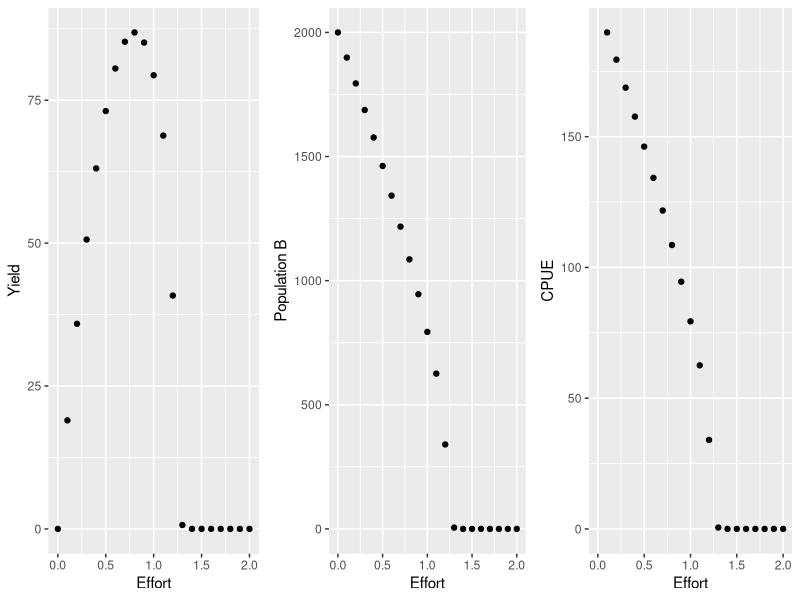
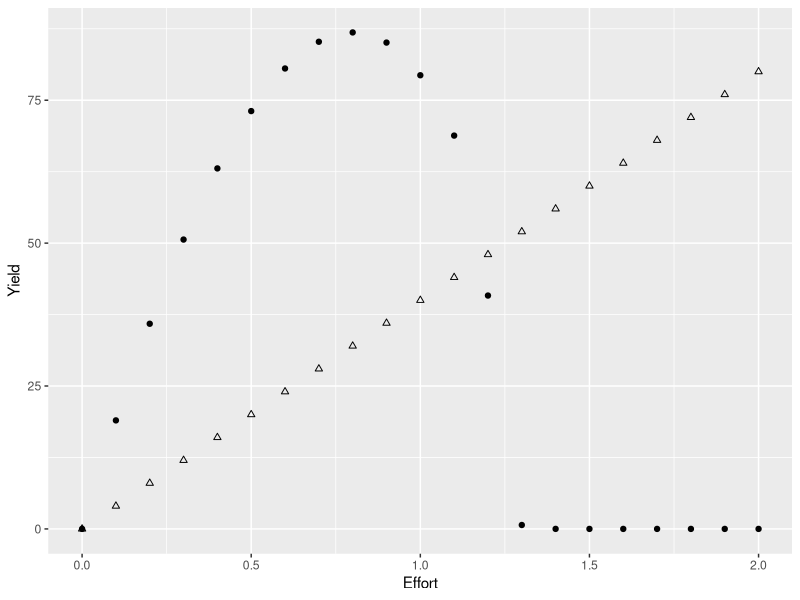
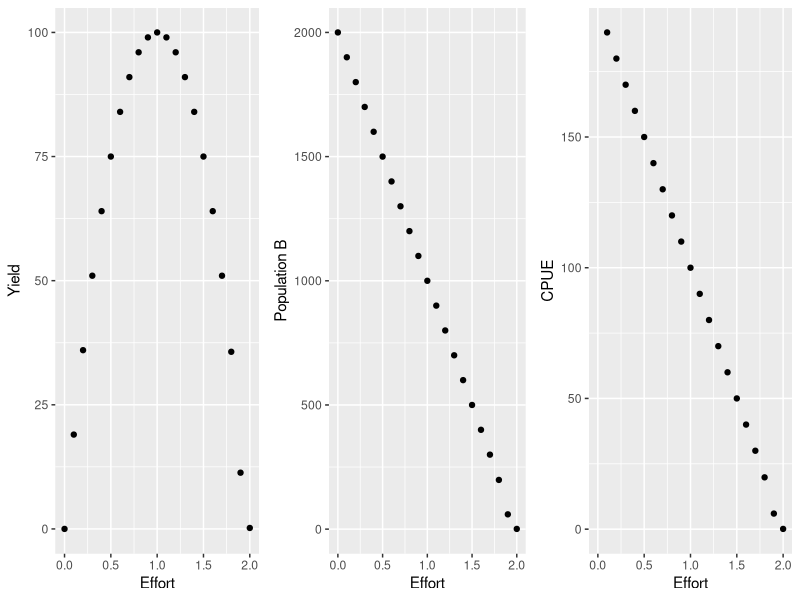
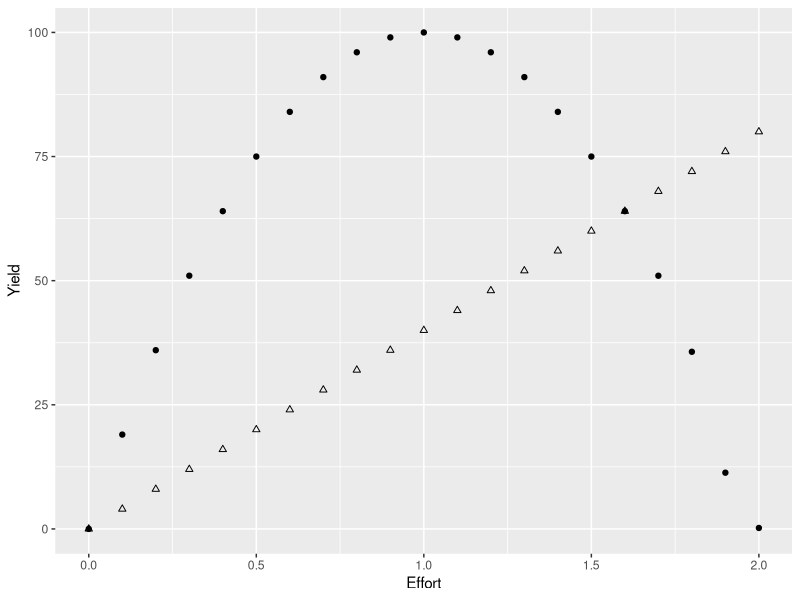
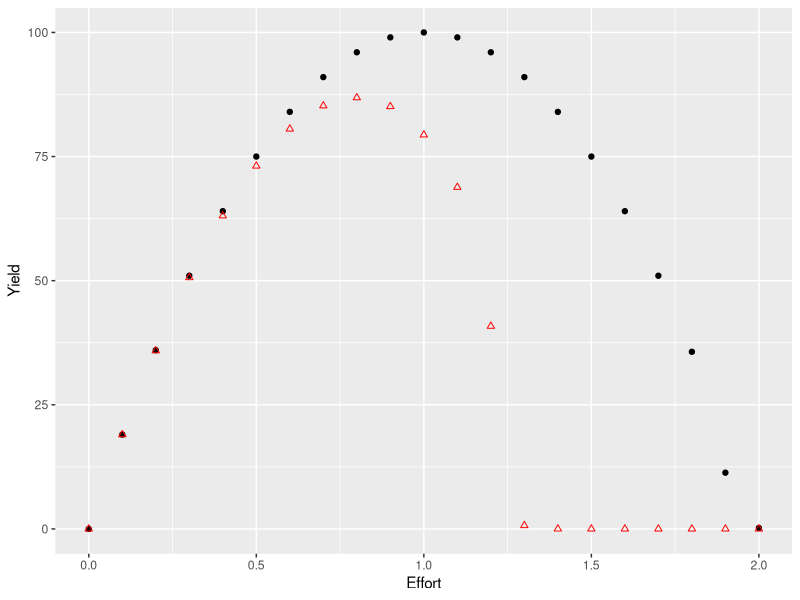

Write R code to recreate these figures, in order.
## ---- chunk 1
knitr::opts_chunk$set(echo = TRUE)
library(tidyverse)
## ---- chunk 2
  eff_p<-seq(0,2,0.1) # values of effort to loop over
  YY_p<-vector(mode = "numeric", length = length(eff_p))
  XX_p<-vector(mode = "numeric", length = length(eff_p))
  
  Catchability<-0.1
  TT<-1:500
  KK<-2000
  PP0<-1; rr<- 0.2
  p <- 1.5
  
  
  for(j in 1:length(eff_p)){
    
    PP<-vector(mode = "numeric", length = 500); 
    DD<-vector(mode = "numeric", length = 500);
    CC<-vector(mode = "numeric", length = 500); 
    
    Effort<- eff_p[j] 
    
    DD0<-rr*PP0/p*(1-(PP0/KK)^p)
    CC0<-PP0*Effort*Catchability; 
    PP[1]<-PP0 + DD0 - CC0
    
    for(i in 2:500){ 
      
      DD[i-1]<- rr*PP[i-1]/p*(1-(PP[i-1]/KK)^p)
      CC[i-1]<- PP[i-1]*Effort*Catchability
      PP[i]<- PP[i-1] + DD[i-1] - CC[i-1]
      
    } 
    
    DD[500]<- rr*PP[500]/p*(1-(PP[500]/KK)^p)
    CC[500]<- PP[500]*Effort*Catchability
    
    #SAVE RESULTS: LAST (EQUILIBRIUM) VALUE OF CATCH AND LAST VALUE OF POPULATION 
    YY_p[j] <- CC[500] # Equilibrium Yield
    XX_p[j] <-  PP[500] #or PP[500] # Equilibrium Population B
    
  }
  
  
  p1_p <- tibble(XX_p,YY_p,eff_p) %>% ggplot(aes(eff_p, YY_p)) + geom_point() + ylab("Yield") + xlab( "Effort")
  p2_p <- tibble(XX_p,YY_p,eff_p) %>% ggplot(aes(eff_p, XX_p)) + geom_point() + ylab("Population B") + xlab( "Effort")
  p3_p <- tibble(XX_p,YY_p,eff_p) %>% mutate(CPUE = YY_p/eff_p) %>% ggplot(aes(eff_p, CPUE)) + geom_point() + xlab("Effort") 
  
  gridExtra::grid.arrange(p1_p, p2_p, p3_p, ncol = 3)
  
  #If cost linearly increases with effort...
  Cost<-eff_p*40
  #Q - then what is maximum economic yield (MEY)? [Hint: MEY is the yield with the greatest profit; that is, the greatest difference between Yield and cost]
  tibble(YY_p, eff_p, Cost) %>% ggplot(aes(eff_p, YY_p)) + geom_point() + ylab("Yield") + xlab("Effort") + geom_point(aes(eff_p, Cost), shape = 2)

  # MSY = K*r/4
  # Nmsy = K/2
  
  eff_p[which.max(YY_p)] #MSY
  
  eff_p[which.max(YY_p - Cost)] #MEY
## ---- chunk 3
  eff<-seq(0,2,0.1) # values of effort to loop over
  YY<-vector(mode = "numeric", length = length(eff))
  XX<-vector(mode = "numeric", length = length(eff))
  
  Catchability<-0.1
  TT<-1:500
  KK<-2000
  PP0<-1; rr<- 0.2
  
  for(j in 1:length(eff)){
    
    PP<-vector(mode = "numeric", length = 500); 
    DD<-vector(mode = "numeric", length = 500);
    CC<-vector(mode = "numeric", length = 500); 
    
    Effort<- eff[j] 
    
    DD0<-rr*PP0*(1-PP0/KK)
    CC0<-PP0*Effort*Catchability; 
    PP[1]<-PP0 + DD0 - CC0
    
    for(i in 2:500){ 
      
      DD[i-1]<- rr*PP[i-1]*(1-PP[i-1]/KK)
      CC[i-1]<- PP[i-1]*Effort*Catchability
      PP[i]<- PP[i-1] + DD[i-1] - CC[i-1]
      
    } 
    
    DD[500]<- rr*PP[500]*(1-PP[500]/KK)
    CC[500]<- PP[500]*Effort*Catchability
    
    #SAVE RESULTS: LAST (EQUILIBRIUM) VALUE OF CATCH AND LAST VALUE OF POPULATION 
    YY[j] <- CC[500] # Equilibrium Yield
    XX[j] <-  PP[500] #or PP[500] # Equilibrium Population B
    
  }
  
  
  p1 <- tibble(XX,YY,eff) %>% ggplot(aes(eff, YY)) + geom_point() + ylab("Yield") + xlab( "Effort")
  p2 <- tibble(XX,YY,eff) %>% ggplot(aes(eff, XX)) + geom_point() + ylab("Population B") + xlab( "Effort")
  p3 <- tibble(XX,YY,eff) %>% mutate(CPUE = YY/eff) %>% ggplot(aes(eff, CPUE)) + geom_point() + xlab("Effort") 
  
  gridExtra::grid.arrange(p1, p2, p3, ncol = 3)
  
  #If cost linearly increases with effort...
  Cost<-eff*40
  #Q - then what is maximum economic yield (MEY)? [Hint: MEY is the yield with the greatest profit; that is, the greatest difference between Yield and cost]
  tibble(YY, eff, Cost) %>% ggplot(aes(eff, YY)) + geom_point() + ylab("Yield") + xlab("Effort") + geom_point(aes(eff, Cost), shape = 2)

  # MSY = K*r/4
  # Nmsy = K/2
  
  eff[which.max(YY)] #MSY
  
  eff[which.max(YY - Cost)] #MEY
  
## ---- chunk 4
p1 + geom_point(aes(eff_p, YY_p), shape=2, data = tibble(eff_p, YY_p), color = 'red' )
